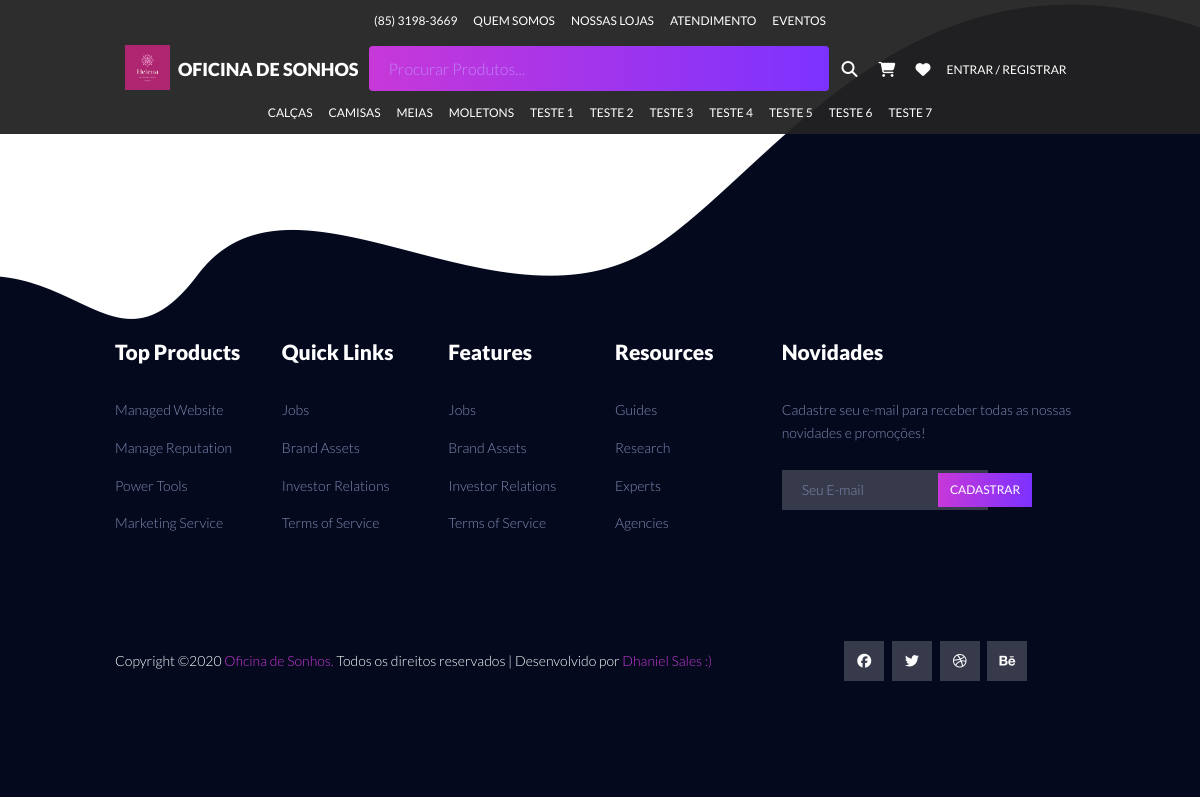
The app's page /compras/carrinho/ with its own data.
### catalog/models.py (models this page shows)
class Category(models.Model):
    name = models.CharField("Nome", max_length=100, unique=True, help_text='Determine uma subcategoria para que possa ser associada ao produtos.')
    slug = models.SlugField('Identificador', max_length=100)
    created = models.DateTimeField('Criado em', auto_now_add=True)
    modified = models.DateTimeField('Modificado em', auto_now=True)
    image = models.ImageField('Imagem', upload_to='categories', blank=True, null=True, help_text="Opcional. Envie uma foto para a categoria.")
    home_spotlight = models.BooleanField("Destaque na página inicial", default=False, help_text="Determina se essa Categoria deve ser inclusa nos Destaques da Página Inicial. Geralmente Categoria em destaque possuem promoções.")
    in_navbar = models.BooleanField("Incluir na Barra Superior?", default=False, help_text="Determina se essa Categoria deve ser inclusa na barra superior do site.")
    class Meta:
        verbose_name = 'Categoria'
        verbose_name_plural = "Categorias"
        ordering = ['name']
    def __str__(self):
        return f'{self.name}'
    def get_absolute_url(self):
        return reverse('catalog:category', kwargs={'slug': self.slug})

### checkout/views.py (the view, shortened to what this page needs)
class CartItemView(TemplateView):
    template_name = 'checkout/cart.html'
    def get_formset(self, clear=False):
        CartItemFormSet = modelformset_factory(CartItem, fields=('quantity',), can_delete=True, extra=0)
        session_key = self.request.session.session_key
        if session_key:
            if clear:
                formset = CartItemFormSet(queryset=CartItem.objects.filter(cart_key=session_key))
            else:
                formset = CartItemFormSet(queryset=CartItem.objects.filter(cart_key=session_key), data=self.request.POST or None)
        else:
            formset = CartItemFormSet(queryset=CartItem.objects.none())
        return formset
    def get_context_data(self, **kwargs):
        context = super(CartItemView, self).get_context_data(**kwargs)
        context['formset'] = self.get_formset()
        return context

### catalog/context_processors.py (called while the page is built)
def categories(request):
    return {
        'categories': Category.objects.all(),
        'navcategories': Category.objects.filter(in_navbar=True),
    }

### catalog/models.py (called while the page is built)
    def get_absolute_url(self):
        return reverse('catalog:subcategory', kwargs={'category_father': self.category_father.slug, 'slug': self.slug})

### core/templatetags/company.py (called while the page is built)
@register.simple_tag
def company(option):
    if option == 'name':
        return settings.COMPANY_NAME
    if option == 'slogan':
        return settings.SLOGAN

### core/templatetags/navbar_subcategories.py (called while the page is built)
@register.filter
def navbar_subcategories(category_father):
    return Subcategory.objects.filter(category_father=category_father)

### checkout/templates/checkout/cart.html (shortened to what this page needs)
{% extends 'core/base.html' %}
{% load widget_tweaks %}

### core/templates/core/base.html (shortened to what this page needs)
<!DOCTYPE html>
{% load static %}{% load company %}{% load thumbnail %}{% load navbar_subcategories %}
<html lang="pt-br" class="no-js">
<head>
  <link rel="stylesheet" href='{% static "new/css/linearicons.css" %}' />
  <link rel="stylesheet" href='{% static "new/css/magnific-popup.css" %}' />
  <link rel="stylesheet" href='{% static "new/css/nice-select.css" %}' />
  <link rel="stylesheet" href='{% static "new/css/hexagons.min.css" %}' />
  <link rel="stylesheet" href='{% static "new/css/bootstrap/bootstrap.css" %}'/>
  <link rel="stylesheet" href='{% static "new/OwlCarousel2-2.3.4/dist/css/owl.carousel.css" %}' />
  <link rel="stylesheet" href='{% static "new/OwlCarousel2-2.3.4/dist/css/owl.theme.default.css" %}' />
  <link rel="stylesheet" href='{% static "new/css/sidebar.css" %}' />
  <link rel="stylesheet" href='{% static "new/css/jquery.mCustomScrollbar.min.css" %}' />
  <link rel="stylesheet" href='{% static "new/css/main.css" %}' />
  <link rel="stylesheet" href='{% static "new/css/style.css" %}' />
  <link rel="stylesheet" href='https://cdn.jsdelivr.net/themify-icons/0.1.2/css/themify-icons.css' />
</head>
<body>
{% block header_area  %}
<header class="default-header">
<nav class="navbar navbar-expand-lg navbar-light p-0 navbar-anim d-none d-lg-block d-xl-block">
  <div class="container">
      <div class="text-center collapse navbar-collapse flex-column ml-lg-0 ml-3" id="navbarCollapse">
          <ul class="navbar-nav nav-top text-center p-0">
              <li class="nav-item">
                <a class="nav-link" id='myPopover' role="button" tabindex="0" data-placement='bottom'>(85) 3198-3669</a>
              </li>
              <li class="nav-item align-middle">
                <a class="nav-link" href="{% url 'contact' %}">Quem Somos</a>
              </li>
              <li class="nav-item align-middle">
                  <a class="nav-link" href="#">Nossas Lojas</a>
              </li>
              <li class="nav-item align-middle">
                  <a class="nav-link" href="#">Atendimento</a>
              </li>
              <li class="nav-item align-middle">
                  <a class="nav-link" href="#">Eventos</a>
              </li>
          </ul>
          <ul class="navbar-nav flex-row p-0">
            <h1 class="d-md-none d-none d-sm-none d-lg-block"><a class='corp-name p-0 text-uppercase' href="{% url 'index' %}"><img class='p-0 logo-img mr-1 mb-2' src='{% static "new/img/logo2.png" %}' alt="" /> {% company 'name' %} </a></h1>
            <form class="form-inline">
              <input class="form-control ml-10" type="search" id="search-main" placeholder="Procurar Produtos..." name="q" >
              <button class="btn text-white" type="submit"><i class="fas fa-lg fa-search" id="search"></i> </button>
            </form>
              <li class="nav-item align-middle mt-1  mr-1">
                  <a class="nav-link" href="{% url 'checkout:cart_item' %}"></a>
              </li>
              <li class="nav-item align-middle mt-1">
                  <a class="nav-link" href="{% url 'checkout:cart_item' %}"></a>
              </li>
              {% if user.is_authenticated %}
              <li class="dropdown nav-item align-middle mt-1" >
                <a class="nav-link dropdown-toggle" data-toggle="dropdown">
                  {{user}}
                </a>
                <div class="dropdown-menu m-0">
                      <a class="dropdown-item btn btn-light shadow-none" href="{% url 'accounts:account' %}">Minha Conta</a>
                      <a class="dropdown-item btn btn-light shadow-none" href="{% url 'logout' %}">Sair</a>
                </div>
              </li>
              {% else %}
              <li class="nav-item align-middle mt-1">
                  <a class="nav-link" data-toggle="modal" data-target="#LoginModal" href >Entrar / Registrar</a>
              </li>
              {% endif %}
          </ul>
          <ul class="navbar-nav flex-row p-0 nav-bot">
            {% for category in navcategories %}
            <li class="dropdown dropdown-lg nav-item align-middle" >
              <a class="nav-link dropdown-toggle" href="{% url 'catalog:product_list' %}" data-toggle="dropdown">
                {{ category }}
              </a>
            </li>
            {% endfor %}
        </ul>
      </div>
  </div>
</nav>
</header>
{% endblock %}
  <div class="overlay"></div>
  <footer class="footer-area section-gap">
    <div class="container">
      <div class="row">
        <div class="col-lg-2 col-md-6 single-footer-widget">
          <h4>Top Products</h4>
          <ul>
            <li><a href="#">Managed Website</a></li>
            <li><a href="#">Manage Reputation</a></li>
            <li><a href="#">Power Tools</a></li>
            <li><a href="#">Marketing Service</a></li>
          </ul>
        </div>
        <div class="col-lg-2 col-md-6 single-footer-widget">
          <h4>Quick Links</h4>
          <ul>
            <li><a href="#">Jobs</a></li>
            <li><a href="#">Brand Assets</a></li>
            <li><a href="#">Investor Relations</a></li>
            <li><a href="#">Terms of Service</a></li>
          </ul>
        </div>
        <div class="col-lg-2 col-md-6 single-footer-widget">
          <h4>Features</h4>
          <ul>
            <li><a href="#">Jobs</a></li>
            <li><a href="#">Brand Assets</a></li>
            <li><a href="#">Investor Relations</a></li>
            <li><a href="#">Terms of Service</a></li>
          </ul>
        </div>
        <div class="col-lg-2 col-md-6 single-footer-widget">
          <h4>Resources</h4>
          <ul>
            <li><a href="#">Guides</a></li>
            <li><a href="#">Research</a></li>
            <li><a href="#">Experts</a></li>
            <li><a href="#">Agencies</a></li>
          </ul>
        </div>
        <div class="col-lg-4 col-md-6 single-footer-widget">
          <h4>Novidades</h4>
          <p>Cadastre seu e-mail para receber todas as nossas novidades e promoções!</p>
          <div class="form-wrap" id="mc_embed_signup">
            <form target="_blank" action=""
             method="get" class="form-inline">
              <input class="form-control" name="EMAIL" placeholder="Seu E-mail"  onfocus="this.placeholder = ''" onblur="this.placeholder = 'Seu E-mail '"
               required="" type="email">
              <button class="click-btn btn btn-default text-uppercase btn-main">Cadastrar</button>
            </form>
          </div>
        </div>
      </div>
      <div class="footer-bottom row align-items-center">
        <p class="footer-text m-0 col-lg-8 col-md-12">
Copyright &copy;<script>document.write(new Date().getFullYear());</script> <a href="{% url 'index' %}"> {% company 'name' %}. </a> Todos os direitos reservados | Desenvolvido por <a href=''> Dhaniel Sales :) </a>
</p>
        <div class="col-lg-4 col-md-12 footer-social">
          <a href="#"><i class="fab fa-facebook"></i></i></a>
          <a href="#"><i class="fab fa-twitter"></i></a>
          <a href="#"><i class="fab fa-dribbble"></i></a>
          <a href="#"><i class="fab fa-behance"></i></a>
        </div>
      </div>
    </div>
  </footer>
</body>
</html>

### core/static/new/css/style.css (style rules this page uses)
.btn-main { background: -webkit-linear-gradient(270deg, #7c32ff 0%, #c738d8 100%) !important; background: -moz-linear-gradient(270deg, #7c32ff 0%, #c738d8 100%) !important; background: -o-linear-gradient(270deg, #7c32ff 0%, #c738d8 100%) !important; background: -ms-linear-gradient(270deg, #7c32ff 0%, #c738d8 100%) !important; background: linear-gradient(270deg, #7c32ff 0%, #c738d8 100%) !important; color: #fff !important; border: none !important; }
@media screen and (min-width: 1000px) { .navbar .dropdown.dropdown-lg { position:static; } }
@media screen and (min-width: 1000px) { .navbar .dropdown.dropdown-lg .dropdown-toggle::after { display:none; } }
body { font-family: 'Lato', sans-serif; }
h1, h2, h3, h4, h5, h6 { font-family: 'Lato', sans-serif; }
h1, .h2, .h3, .h4, .h5, .h6 { font-family: 'Lato', sans-serif; }
.navbar-light .navbar-nav .nav-link { color: white !important; }
@media screen and (min-width: 990px) { .nav-bot li a { padding: 0px 10px 10px 10px; } }
@media screen and (min-width: 990px) { .nav-top li a { padding: 10px 10px 2px 10px; } }
@media (min-width: 992px) { .container, .container-sm, .container-md, .container-lg { max-width: 1000px; } }
ol, ul, dl { margin-top: 0; margin-bottom: 1rem; }
.nav-link { display: block; padding: 0.5rem 1rem; }

### records on screen
Category: name "CALÇAS"
Category: name "CAMISAS"
Category: name "MEIAS"
Category: name "MOLETONS"
Category: name "TESTE 1"
Category: name "TESTE 2"
Category: name "TESTE 3"
Category: name "TESTE 4"
Category: name "TESTE 5"
Category: name "TESTE 6"
Category: name "TESTE 7"
